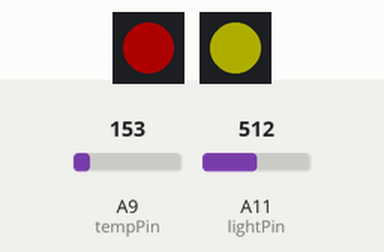
Recording of a sketch running on a simulated Arduino Mega 2560, built with avr-gcc and run on an emulated ATmega2560. Parts: 2 × 1 RGB LEDs in strip order, left to right. The inputs (shaded band) are chosen by the test bench; at power-on: A9 (tempPin) = 153, A11 (lightPin) = 512. Dim RGB values are drawn brighter than linear.

Above: at 1.2 s.
1.3 s: A9 (tempPin) set to 167
At 3.5 s:
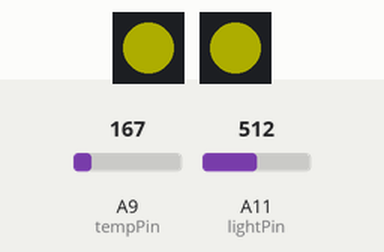
3.8 s: A11 (lightPin) set to 682
5.7 s: A11 (lightPin) set to 713
At 7.1 s:
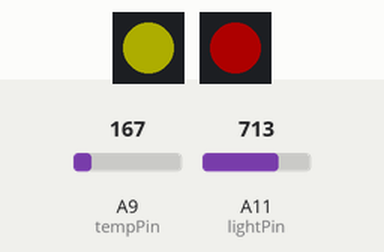
8.2 s: A9 (tempPin) set to 191
At 10.1 s:
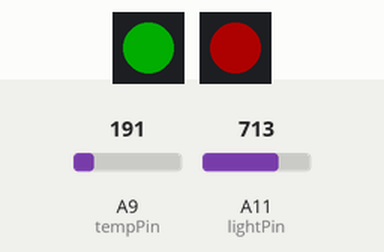
10.4 s: A9 (tempPin) set to 133
At 11.9 s:
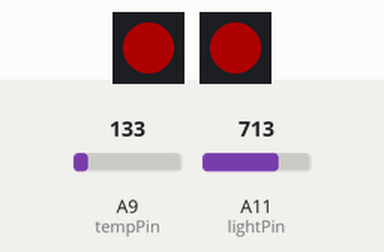
12.6 s: A11 (lightPin) set to 306
At 13.8 s:
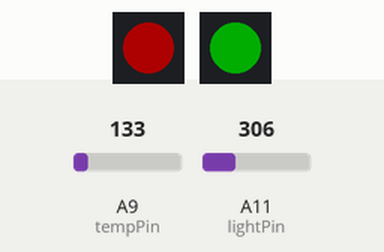
Timing chart, 0 to 15.6 s (numbered marks = the images above; inputs shaded):
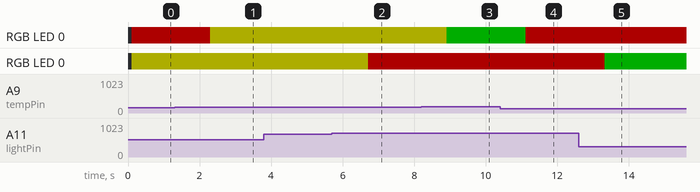

Measured:
- the behaviour switches between 156 and 157 on A9 (tempPin) (found by bisection; images 0 and 1)
- the behaviour switches between 700 and 701 on A11 (lightPin) (found by bisection; images 1 and 2)
- after the input at 1.3 s, RGB LED 0: RGB(50, 0, 0) → RGB(50, 50, 0) after 1.0 s
- after the input at 3.8 s, every drawn part: stays the same
- after the input at 5.7 s, RGB LED 0: RGB(50, 50, 0) → RGB(50, 0, 0) after 1.0 s
- after the input at 8.2 s, RGB LED 0: RGB(50, 50, 0) → RGB(0, 50, 0) after 0.72 s
- after the input at 10.4 s, RGB LED 0: RGB(0, 50, 0) → RGB(50, 0, 0) after 0.72 s
- after the input at 12.6 s, RGB LED 0: RGB(50, 0, 0) → RGB(0, 50, 0) after 0.72 s

The sketch:

HikingBuddy.ino
```cpp
#include <Adafruit_NeoPixel.h>

/*
  DEFINE RANGE VALUES AS FOLLOWS:
  For a given sensor (light or temp):

  Such that:
  < 1: Red, too low range
  1 - 2: Yellow, sub-optimal low range
  2 - 3: Green, optimal range
  3 - 4: Yellow, sub-optimal high range
  > 4: Red, too high range
*/
#define LIGHT_1 20
#define LIGHT_2 100
#define LIGHT_3 500
#define LIGHT_4 700
#define TEMP_1 33
#define TEMP_2 45
#define TEMP_3 68
#define TEMP_4 80

const int lightPin = A11;       // Light sensor on pin 12
const int tempPin = A9;         // TMP36 on pin 9
const int numReadings = 10;     // Number of readings to take for a temperature average
const int neoPixel_1 = 2;       // Neopixel on pin 2
const int neoPixel_2 = 8;       // On board NeoPixel

// Measurement variable definitions
int sum = 0;
int tempReading = 0;
int lightLevel = 0;
float voltage = 0;
float temperatureC = 0;
float temperatureF = 0;

// Init NeoPixels
Adafruit_NeoPixel neo_temp = Adafruit_NeoPixel(1, neoPixel_1, NEO_GRB + NEO_KHZ800);
Adafruit_NeoPixel neo_light = Adafruit_NeoPixel(1, neoPixel_2, NEO_GRB + NEO_KHZ800);

// Initialize the given NeoPixel to brightness 50, and OFF
void init_neo(Adafruit_NeoPixel &neo) {
  neo.begin();
  neo.setBrightness(50);
  neo.show();
}

// Change given NeoPixel to be yellow
void yellow(Adafruit_NeoPixel &neo) {
  neo.setPixelColor(0, neo.Color(255, 255, 0));
  neo.show();
}

// Change given NeoPixel to be red
void red(Adafruit_NeoPixel &neo) {
  neo.setPixelColor(0, neo.Color(255, 0, 0));
  neo.show();
}

// Change given NeoPixel to be green
void green(Adafruit_NeoPixel &neo) {
  neo.setPixelColor(0, neo.Color(0, 255, 0));
  neo.show();
}

// Change the NeoPixel color for temperature value given the defined threshold
void color_temp(Adafruit_NeoPixel &neo, float temp_F) {
  if (temp_F < TEMP_1 || temp_F > TEMP_4) {
    red(neo);
  } else if ((temp_F >= TEMP_1 && temp_F < TEMP_2) || (temp_F > TEMP_3 && temp_F <= TEMP_4)) {
    yellow(neo);
  } else if ((temp_F >= TEMP_2 && temp_F <= TEMP_3)) {
    green(neo);
  }
}

// Change the NeoPixel color for light value given the defined threshold
void color_light(Adafruit_NeoPixel &neo, int light) {
  if (light < LIGHT_1 || light > LIGHT_4) {
    red(neo);
  } else if ((light >= LIGHT_1 && light < LIGHT_2) || (light > LIGHT_3 && light <= LIGHT_4)) {
    yellow(neo);
  } else if ((light >= LIGHT_2 && light <= LIGHT_3)) {
    green(neo);
  }
}

// Setup runs once at startup
void setup() {
  analogReference(DEFAULT);

  // Initalize NeoPixels
  init_neo(neo_temp);
  init_neo(neo_light);
}

// Runs on a constant loop after setup
void loop() {
  // Read and average temperature
  sum = 0;
  for (int i = 0; i < numReadings; i++) {
    sum += analogRead(tempPin);
    delay(10);
  }
  tempReading = sum / numReadings;

  // Convert to F and C, based on temp example and datasheet
  voltage = tempReading * 3.3 / 1024.0;
  temperatureC = (voltage - 0.5) * 100.0;
  temperatureF = (temperatureC * 9.0 / 5.0) + 32.0;

  // Read light sensor
  lightLevel = analogRead(lightPin);

  // Color the NeoPixels based on sensor readings
  color_temp(neo_temp, temperatureF);
  color_light(neo_light, lightLevel);

  // Wait 1 second
  delay(1000);
}
```
